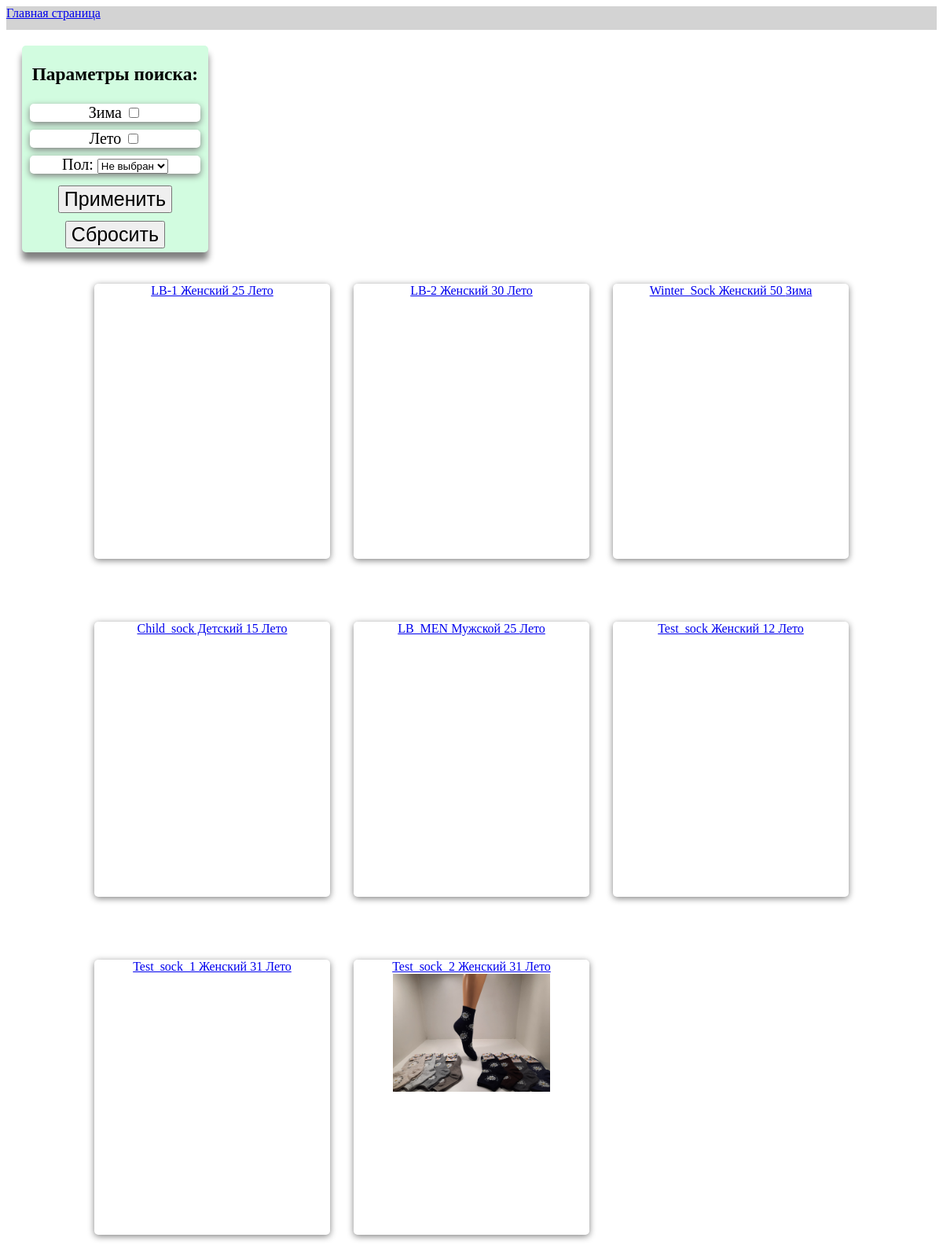
The page /socks/ on the database its author committed.
### socks_page/models.py (models this page shows)
class Socks(models.Model):
    WNTR = 'Зима'
    SMMR = 'Лето'
    SEASON = [
        ('Зима', 'Зима'),
        ('Лето', 'Лето')
    ]
    MEN = 'Мужской'
    WOMEN = 'Женский'
    СHILD = 'Детский'
    GENDER = [
        ('Мужской', 'Мужской'),
        ('Женский', 'Женский'),
        ('Детский', 'Детский')
    ]
    article = models.CharField(max_length=50)
    season = models.CharField(max_length=4, choices=SEASON, default=SMMR)
    price = models.IntegerField(validators=[MinValueValidator(1)])
    gender = models.CharField(max_length=7, choices=GENDER, default=WOMEN)
    start_image = models.FileField(upload_to='start_images', null=True)
    def __str__(self):
        return f'{self.article} {self.gender} {self.price}'

### socks_page/views.py (the view)
# urls.py: path('socks/', views.SocksView.as_view(), name='socks'),
class SocksView(View):
    def get(self, request):
        form = SocksForm(request.GET)
        if form.is_valid():
            if form.changed_data: # если фильтры не пустые
                socks = Socks.objects.filter(
                    season__in=[
                        ('Лето', 'Зима')[form.cleaned_data['winter']],
                        ('Зима', 'Лето')[form.cleaned_data['summer']]],
                    gender__in=form.cleaned_data['gender'].split(' ')
                    )
            else:
                socks = Socks.objects.all()
        return render(request, 'socks_page/socks.html', {
            'forms': form,
            'socks': socks
        })

### socks_page/forms.py
class SocksForm(forms.Form):
    GENDER = [
        ('Не выбран', 'Не выбран'),
        ('Мужской', 'Мужской'),
        ('Женский', 'Женский'),
        ('Детский', 'Детский'),
        ]
    ALL_GENDER = 'Мужской Женский Детский'
    winter = forms.BooleanField(required=False, label='Зима')
    summer = forms.BooleanField(required=False, label='Лето')
    gender = forms.ChoiceField(choices=GENDER, required=False, label='Пол: ')
    def full_clean(self): # переназначаем метод full_clean чтобы добавить в clean_data значение для gender
        clean = super().full_clean()
        if self.cleaned_data['gender'] == 'Не выбран':
            self.cleaned_data['gender'] = self.ALL_GENDER # если не выбран, задаем строкой все гендеры
        return clean

### socks_page/templates/socks_page/socks.html (shortened to what this page needs)
{% extends "base.html" %}
{% block content %}
<div class="search">
    <h3>Параметры поиска:</h3>
    <form method="get">
        {% for form in forms %}
        <div class="form">{{ form.label }} {{ form }} </div>
        {% endfor %}
        <button class="button" type="submit">Применить</button>
    </form>
    <form action="{% url 'socks' %}">
        <button  class="button" >Сбросить</button>
    </form>
</div>
<div class="cards">
{% for sock in socks %}
    <a href="{% url 'detail' sock.id %}">
        <div class="card">
            {{ sock }} {{ sock.season }}
            {% if sock.start_image %}
                <img src="{{ sock.start_image.url }}" width="200" height="150"/>
            {% endif %}
        </div>
    </a>
{% endfor %}
</div>
{% endblock %}

### socks_page/static/socks_page/socks.css (style rules this page uses)
.card { display: block; width: 300px; min-height: 350px; text-align: center; box-shadow: 0 2px 8px #808080; border-radius: 5px; background-color: white; margin: 20px; }
.cards { display: grid; grid-template-columns: repeat(auto-fill, 300px); width: 100%; max-width: 1200px; justify-content: center; justify-items: center; column-gap: 30px; row-gap: 40px; }
.search { text-align: center; font-size: 20px; float: left; width: 20%; box-shadow: 0 10px 8px #808080; background-color: #d2fce0; border-radius: 5px; margin: 20px; }
.form { box-shadow: 0 3px 8px #808080; background-color: white; border-radius: 5px; text-align: center; margin: 10px; font-family: Impact; font-weight: 400; font-size: 20px; }
.button { font-size: 25px; margin: 5px; }

### rows shown on the page
Socks: article+gender+price "LB-1 Женский 25", season "Лето"
Socks: article+gender+price "LB-2 Женский 30", season "Лето"
Socks: article+gender+price "Winter_Sock Женский 50", season "Зима"
Socks: article+gender+price "Child_sock Детский 15", season "Лето"
Socks: article+gender+price "LB_MEN Мужской 25", season "Лето"
Socks: article+gender+price "Test_sock Женский 12", season "Лето"
Socks: article+gender+price "Test_sock_1 Женский 31", season "Лето"
Socks: article+gender+price "Test_sock_2 Женский 31", season "Лето", start_image (picture)
